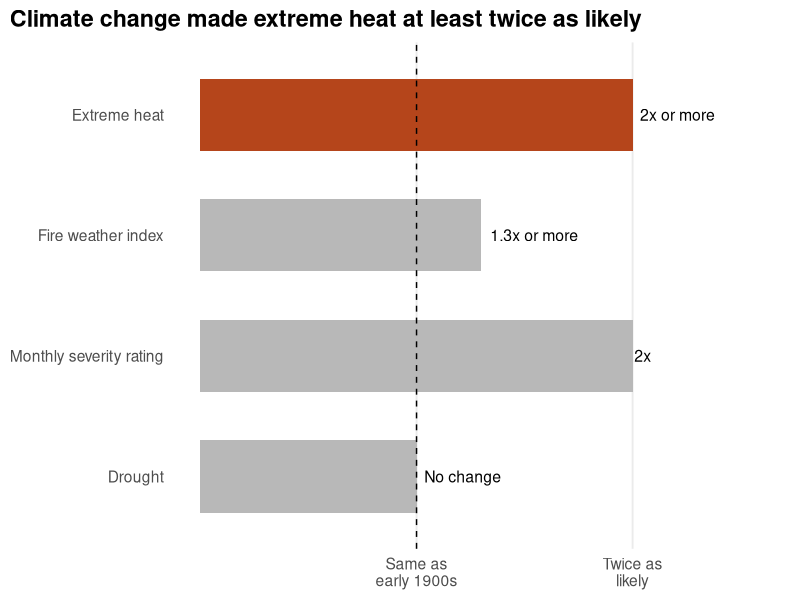

Reproduce this figure in R.
## ---- chunk 1
#| label: fig-risk
#| fig-cap: "Heat is the clearest signal. Drought shows no change. Bars show the minimum increase in likelihood, from the model results in @vanoldenborgh2021."
#| fig-height: 3.5
library(ggplot2)

risk <- data.frame(
  driver = c("Extreme heat", "Fire weather index",
             "Monthly severity rating", "Drought"),
  times  = c(2, 1.3, 2, 1),
  label  = c("2x or more", "1.3x or more", "2x", "No change"),
  focus  = c("Focus", "Context", "Context", "Context")
)
risk$driver <- factor(risk$driver, levels = rev(risk$driver))

ggplot(risk, aes(times, driver, fill = focus)) +
  geom_col(width = 0.6) +
  geom_vline(xintercept = 1, linetype = "dashed") +
  geom_text(aes(label = label), hjust = -0.1, size = 4) +
  scale_fill_manual(
    values = c("Focus" = "#b5451b", "Context" = "#B8B8B8"),
    guide = "none"
  ) +
  scale_x_continuous(limits = c(0, 2.6), breaks = c(1, 2),
                     labels = c("Same as\nearly 1900s", "Twice as\nlikely")) +
  labs(
    title = "Climate change made extreme heat at least twice as likely",
    x = NULL, y = NULL
  ) +
  theme_minimal(base_size = 14) +
  theme(
    plot.title.position = "plot",
    panel.grid.minor = element_blank(),
    panel.grid.major.y = element_blank(),
    plot.title = element_text(face = "bold")
  )
